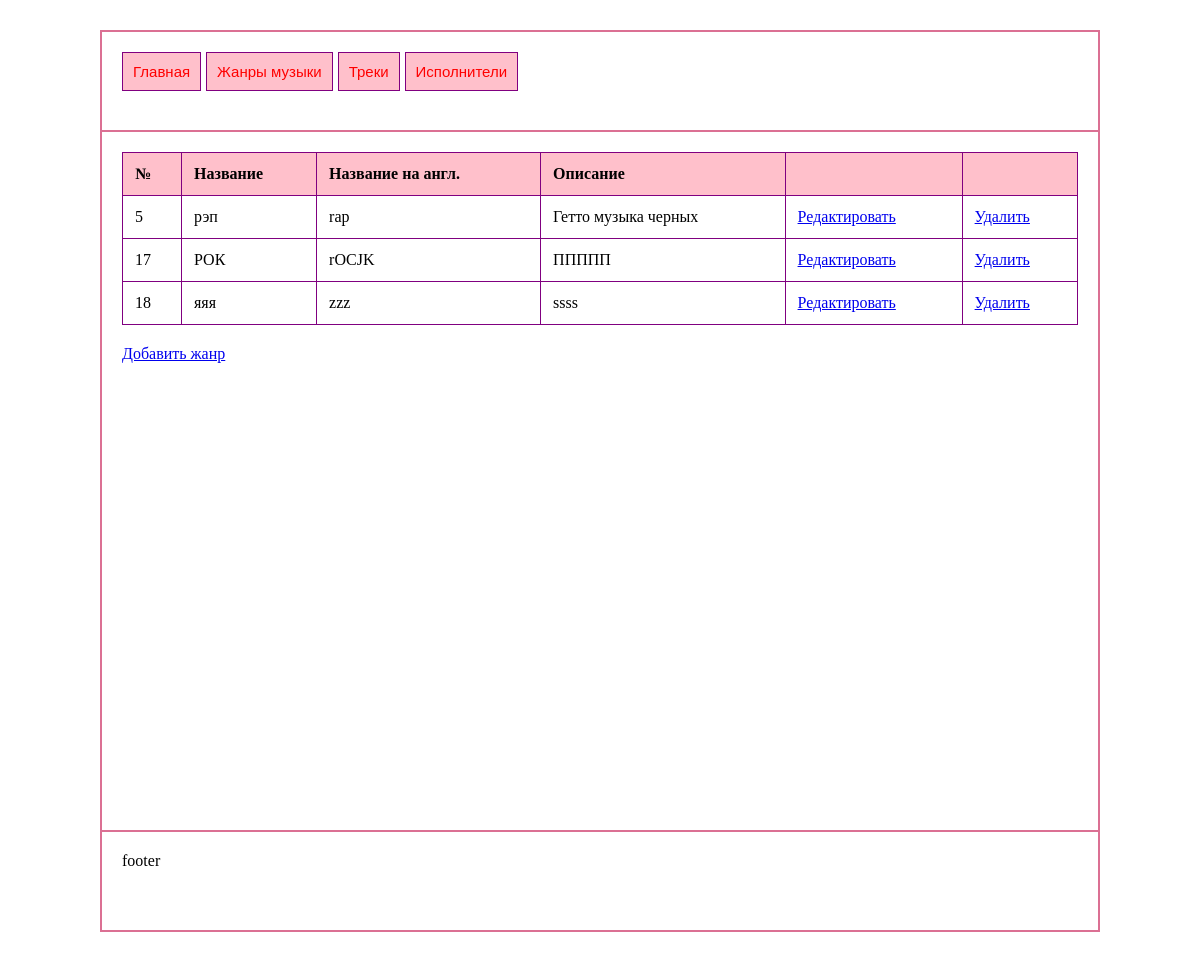
The page /janri/ on the database its author committed.
### main/models.py (models this page shows, shortened)
class Janri(models.Model):
    name_en = models.CharField(max_length=100)
    name_ru = models.CharField(max_length=100)
    description = models.TextField()

### main/views.py (the view)
# urls.py: path('janri/',views.genres),
def genres(request):
    janri = Janri.objects.all()
    return render(request, 'genres.html',{'janri':janri})

### main/templates/genres.html (shortened to what this page needs)
<!DOCTYPE html>
{% load static %}
<html lang="en">
<head>
    <link rel="stylesheet" href="{% static "styles.css" %}" />
</head>
<body>
    <div id="wrapper">
	<div id="header">
		<div id="menu">
	<a href="/">Главная</a>
	<a href="/janri/" >Жанры музыки</a>
	<a href="/Tracks/">Треки</a>
    <a href="/artists/">Исполнители</a>
</div>
	</div>
	<div id="container">
		<div id="content">
			<table>
                <thead>
                    <tr>
                        <th>№</th>
                        <th>Название</th>
                        <th>Название на англ.</th>
                        <th>Описание</th>
                        <th></th>
                        <th></th>
                        </tr>
                        </thead>
            <tbody>
                {% for g in janri %}
                <tr>
                    <td>{{g.id}}</td>
                    <td>{{g.name_ru}}</td>
                    <td>{{g.name_en}}</td>
                    <td>{{g.description}}</td>
                    <td><a href="/edite/{{g.id}}">Редактировать</a></td>
                    <td><a href="/deleteop/{{g.id}}">Удалить</a></td>
                </tr>
                {% endfor %}
            </tbody>
            </table>
            <a href="/add_genre/">Добавить жанр</a>
		</div>
	</div>
	<div id="footer">
		footer
	</div>
</div>
</body>
</html>

### main/static/styles.css (style rules this page uses)
* { box-sizing: border-box; }
#wrapper { width: 1000px; margin: 30px auto; border: 1px solid palevioletred; }
#header { height: 100px; padding: 20px; border: 1px solid palevioletred; }
#container { display: flex; }
#content { width: 100%; height: 700px; padding: 20px; border: 1px solid palevioletred; }
#footer { height: 100px; padding: 20px; border: 1px solid palevioletred; }
#menu { display: flex; }
#menu a { margin-right: 5px; padding: 10px; font: 15px Arial; text-decoration: none; color: red; border: 1px solid purple; background-color: pink; }
table { width: 100%; border-collapse: collapse ; margin-bottom: 20px; }
table th, table td { border: 1px solid purple; padding: 12px; text-align: left; }
table th { background-color: pink; color: black; }

### rows shown on the page
Janri: id "5", name_ru "рэп", name_en "rap", description "Гетто музыка черных"
Janri: id "17", name_ru "РОК", name_en "rOCJK", description "ППППП"
Janri: id "18", name_ru "яяя", name_en "zzz", description "ssss"
